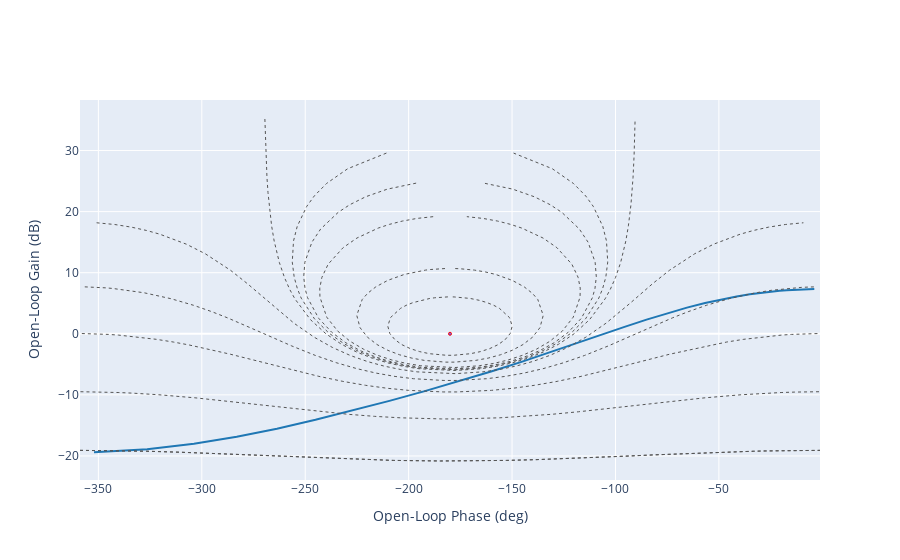

The cell this chart's notebook holds for it:
### Markdown cell above
## 5. Régulation proportionnelle.

### 5.1 Calibration du correcteur

On veut obtenir une réponse indicielle, pour le système corrigé et bouclé, analogue à celle d’un système du 2ème ordre de facteur d'amortissement $m = 0.38$ (donc, pour la réponse harmonique, un facteur de résonance de $M =3$ dB).
La période d'échantillonnage est fixée à $Te = 0.05$ s. Le correcteur proportionnel s'écrit sous la forme d'un simple gain : $C(z) = K$.

Pour déterminer la valeur à donner au gain $K$ du régulateur, utilisez la méthode graphique :

* **Question** 
    * tracez la FT de la chaîne directe du système $KF(z)$ et cherchez à obtenir la résonance voulue sur la fonction de transfert en boucle fermée $H(z)$ par retouches successives de la valeur de K. Donnez la valeur du gain $K$ ainsi obtenu
    * Donnez le gain statique de $H(z)$ en valeur naturelle.
    * Déterminez à partir de $\omega_r$, et à l'aide des abaques que vous avez à votre disposition le temps de réponse prévisible de $H(z)$.
    * Déterminez la marge de gain et la marge de phase du système corrigé.

### Code cell
K = 3.5
fig = figure("nichols")
fig.plot(K*Fz)
fig.grid(show_phase=False)
fig.show()
